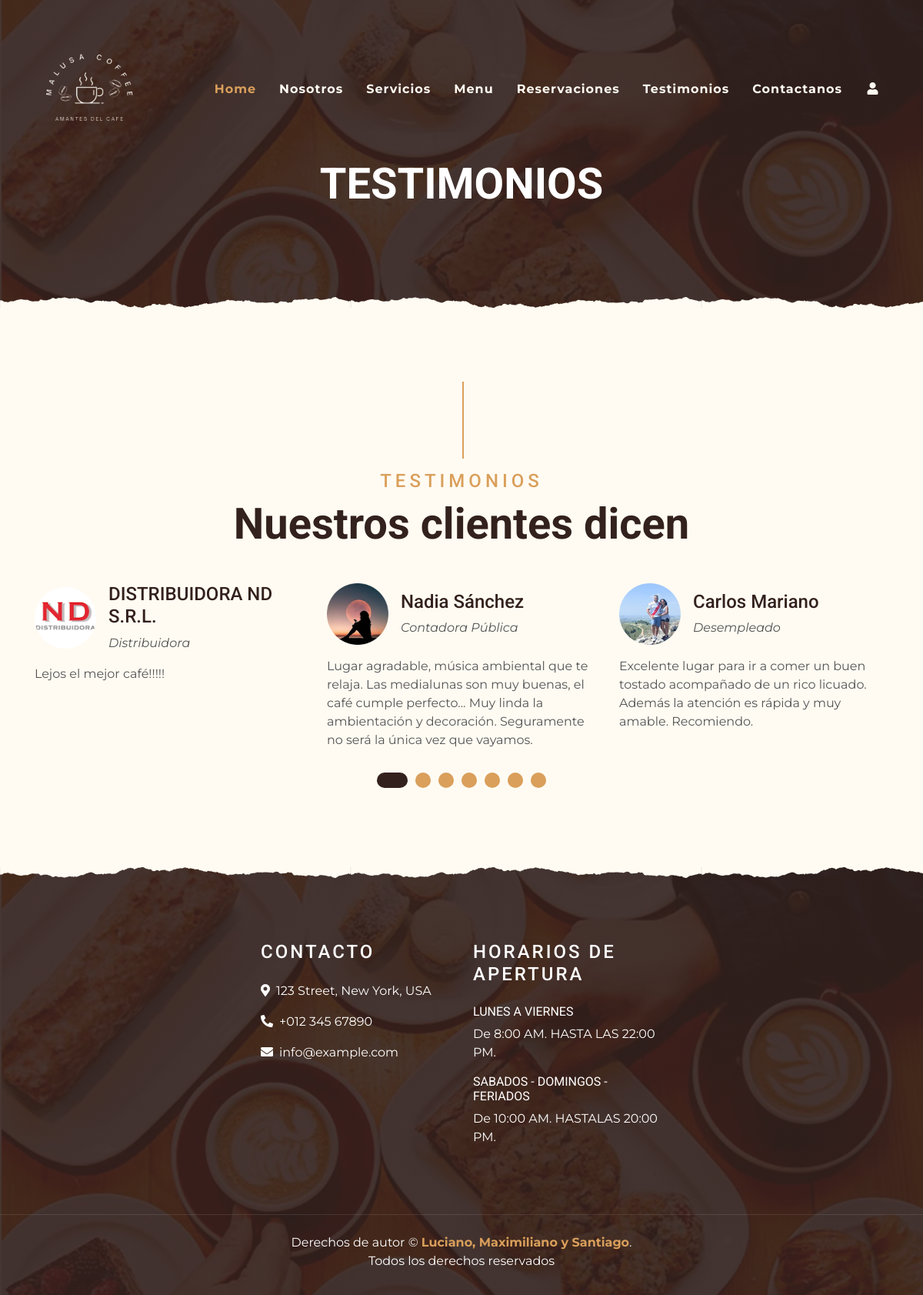
Before: /testimonios.php with the older database file.
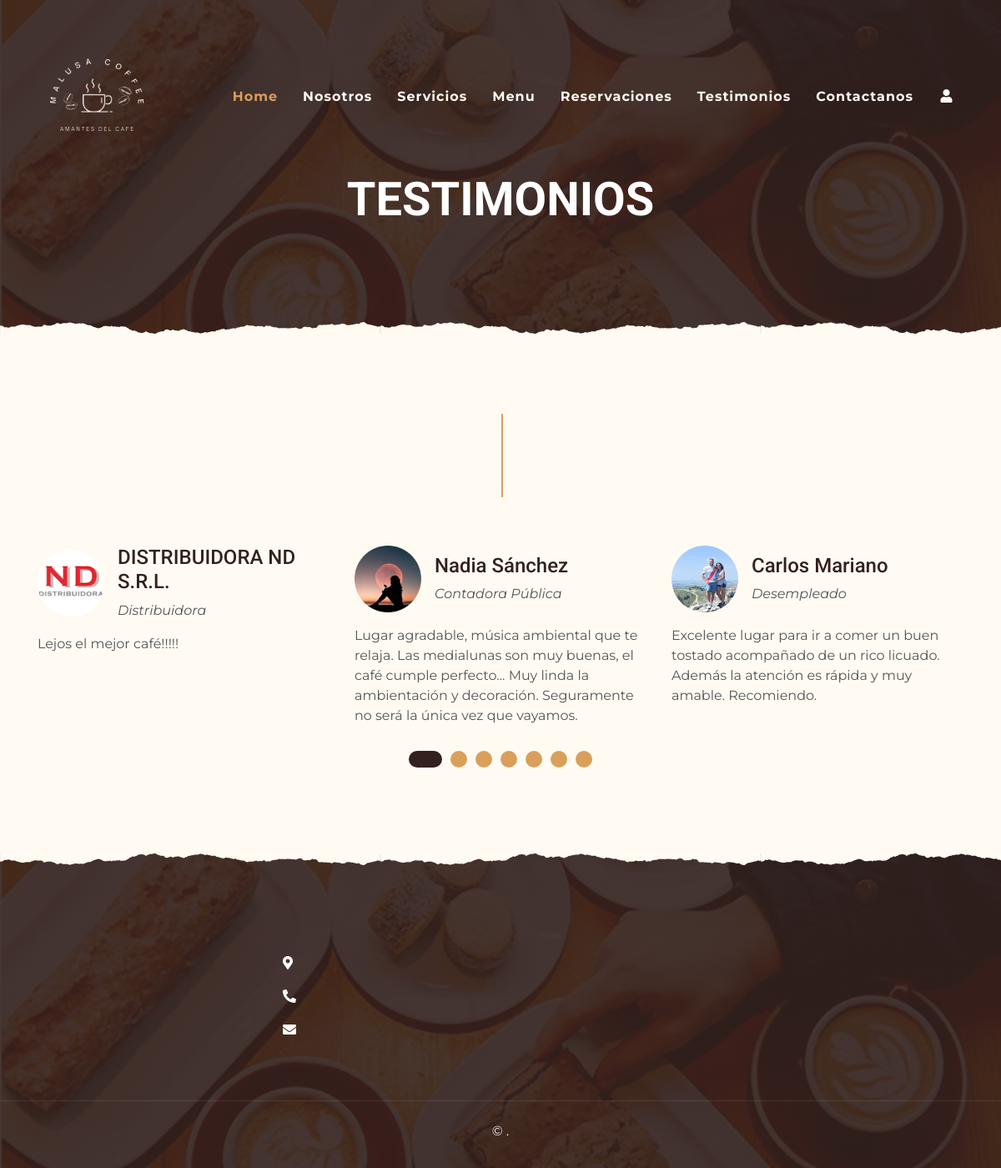
After: the same page with the newer database file.
### tables this page shows
CREATE TABLE IF NOT EXISTS tbl_configuraciones (
  id INT AUTO_INCREMENT PRIMARY KEY,
  nombre VARCHAR(255) NOT NULL,
  valor VARCHAR(255) NOT NULL
);

### testimonios.php (the view, shortened to what this page needs)
<?php include("admin/bd.php");
$sentencia= $conexion->prepare("SELECT * FROM `tbl_testimonios`");
$sentencia->execute();
$lista_testimonios=$sentencia->fetchAll(PDO::FETCH_ASSOC);
$sentencia= $conexion->prepare("SELECT * FROM `tbl_configuraciones`");
$sentencia->execute();
$lista_configuraciones=$sentencia->fetchAll(PDO::FETCH_ASSOC);
?>
<!DOCTYPE html>
<html lang="es">
<head>
    <link href="https://cdnjs.cloudflare.com/ajax/libs/font-awesome/5.10.0/css/all.min.css" rel="stylesheet">
    <link href="lib/owlcarousel/assets/owl.carousel.min.css" rel="stylesheet">
    <link href="lib/tempusdominus/css/tempusdominus-bootstrap-4.min.css" rel="stylesheet" />
    <link href="css/style.min.css" rel="stylesheet">
</head>
<body>
   <div class="container-fluid p-0 nav-bar">
    <nav class="navbar navbar-expand-lg bg-none navbar-dark py-3">
        <img src="img/fotos/logos/4-removebg-preview.png" width="200" height="200">
        <div class="collapse navbar-collapse justify-content-between" id="navbarCollapse">
            <div class="navbar-nav ml-auto p-4">
                <a href="index.php" class="nav-item nav-link active">Home</a>
                <a href="nosotros.php" class="nav-item nav-link">Nosotros</a>
                <a href="servicios.php" class="nav-item nav-link">Servicios</a>
                <a href="menu.php" class="nav-item nav-link">Menu</a>
                <a href="reservas.php" class="nav-item nav-link">Reservaciones</a>
                <a href="testimonios.php" class="nav-item nav-link">Testimonios</a>
                <a href="contactanos.php" class="nav-item nav-link">Contactanos</a>
                <?php if(!isset($_SESSION['logueado'])){ ?>
                    <a href="login/index.php" class="nav-item nav-link"><i class="fas fa-user fa-fw"></i></a>
                <?php } ?>
            </div>
        </div>
    </nav>
</div>
    <div class="container-fluid page-header mb-5 position-relative overlay-bottom">
        <div class="d-flex flex-column align-items-center justify-content-center pt-0 pt-lg-5" style="min-height: 400px">
            <h1 class="display-4 mb-3 mt-0 mt-lg-5 text-white text-uppercase">Testimonios</h1>
        </div>
    </div>
    <div class="container-fluid py-5">
        <div class="container">
            <div class="section-title">
                <h4 class="text-primary text-uppercase" style="letter-spacing: 5px;"><?php echo $lista_configuraciones[17]['valor'];?></h4>
                <h1 class="display-4"><?php echo $lista_configuraciones[18]['valor'];?></h1>
            </div>
            <div class="owl-carousel testimonial-carousel">
            <?php foreach($lista_testimonios as $registros){?>
                <div class="testimonial-item">
                <div class="d-flex align-items-center mb-3">
                        <img class="img-fluid" src="img/<?php echo $registros["imagen"];?>" alt="">
                        <div class="ml-3">
                            <h4><?php echo $registros["nombre"];?></h4>
                            <i><?php echo $registros["profesion"];?></i>
                        </div>
                    </div>
                    <p class="m-0"><?php echo $registros["descripcion"];?></p>
                </div>
                <?php }; ?>
            </div>
        </div>
    </div>
    <div class="container-fluid footer text-white mt-5 pt-5 px-0 position-relative overlay-top">
        <div class="row mx-0 pt-5 px-sm-3 px-lg-5 mt-">
        <div class="col-lg-3 col-md-6 mb-5">
            </div>
            <div class="col-lg-3 col-md-6 mb-5">
                <h4 class="text-white text-uppercase mb-4" style="letter-spacing: 3px;"><?php echo $lista_configuraciones[19]['valor'];?></h4>
                <p><i class="fa fa-map-marker-alt mr-2"></i><?php echo $lista_configuraciones[20]['valor'];?></p>
                <p><i class="fa fa-phone-alt mr-2"></i><?php echo $lista_configuraciones[21]['valor'];?></p>
                <p class="m-0"><i class="fa fa-envelope mr-2"></i><?php echo $lista_configuraciones[22]['valor'];?></p>
            </div>
            <div class="col-lg-3 col-md-6 mb-5">
                <h4 class="text-white text-uppercase mb-4" style="letter-spacing: 3px;"><?php echo $lista_configuraciones[23]['valor'];?></h4>
                <div>
                    <h6 class="text-white text-uppercase"><?php echo $lista_configuraciones[24]['valor'];?></h6>
                    <p><?php echo $lista_configuraciones[25]['valor'];?></p>
                    <h6 class="text-white text-uppercase"><?php echo $lista_configuraciones[26]['valor'];?></h6>
                    <p><?php echo $lista_configuraciones[27]['valor'];?></p>
                </div>
            </div>
        </div>
        <div class="container-fluid text-center text-white border-top mt-4 py-4 px-sm-3 px-md-5" style="border-color: rgba(256, 256, 256, .1) !important;">
            <p class="mb-2 text-white"><?php echo $lista_configuraciones[28]['valor'];?> &copy; <a class="font-weight-bold" href="#"><?php echo $lista_configuraciones[29]['valor'];?></a>. <br><?php echo $lista_configuraciones[30]['valor'];?></a></p>
        </div>
    </div>
</body>
</html>

Changed rows visible on the page:
removed tbl_configuraciones: valor "TESTIMONIOS"
removed tbl_configuraciones: valor "Nuestros clientes dicen"
removed tbl_configuraciones: valor "CONTACTO"
removed tbl_configuraciones: valor "123 Street, New York, USA"
removed tbl_configuraciones: valor "+012 345 67890"
removed tbl_configuraciones: valor "info@example.com"
removed tbl_configuraciones: valor "HORARIOS DE APERTURA"
removed tbl_configuraciones: valor "LUNES A VIERNES"
removed tbl_configuraciones: valor "De 8:00 AM. HASTA LAS 22:00 PM."
removed tbl_configuraciones: valor "SABADOS - DOMINGOS - FERIADOS"
removed tbl_configuraciones: valor "De 10:00 AM. HASTALAS 20:00 PM."
removed tbl_configuraciones: valor "Derechos de autor"
removed tbl_configuraciones: valor "Luciano, Maximiliano y Santiago"
removed tbl_configuraciones: valor "Todos los derechos reservados"
